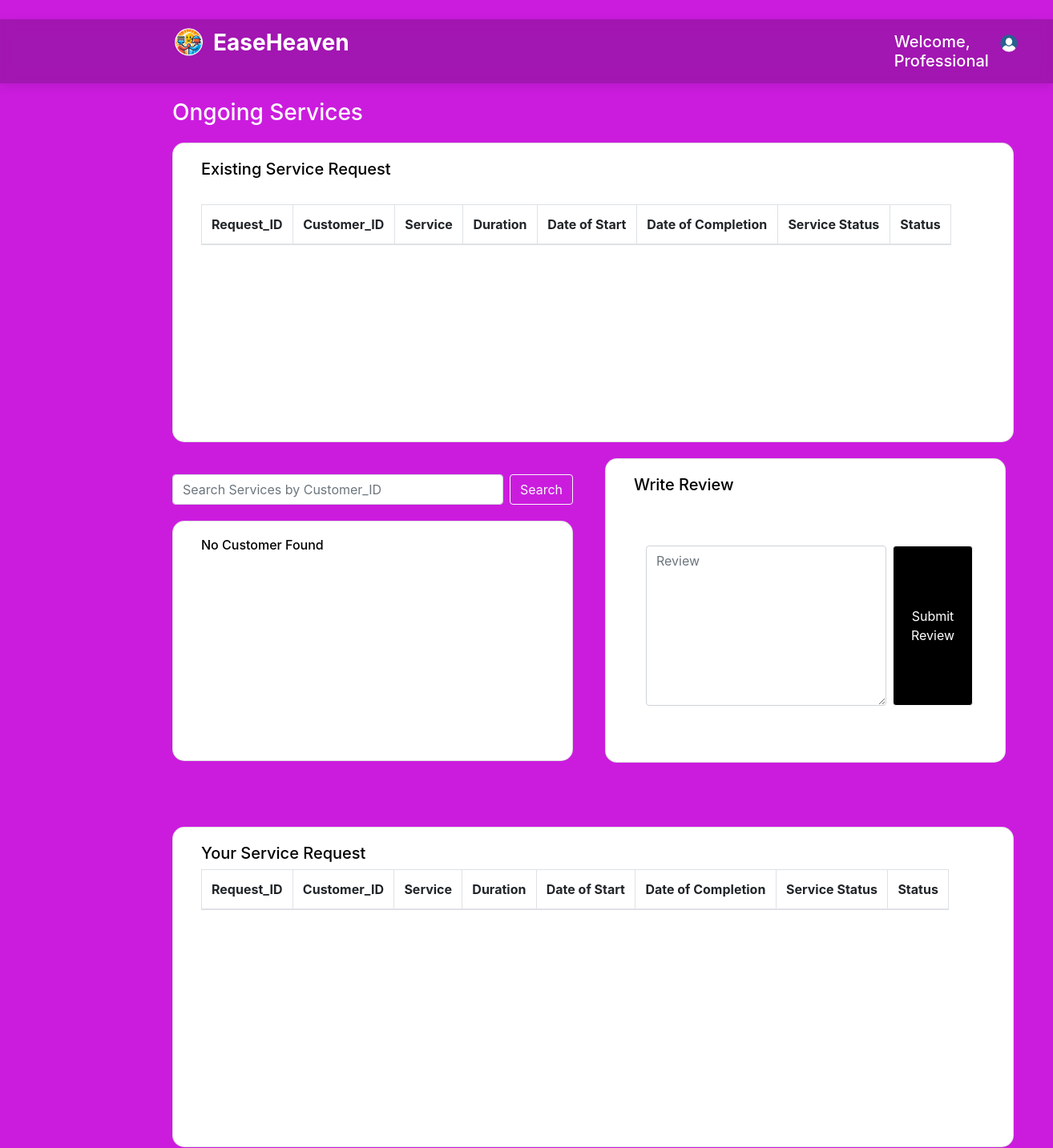
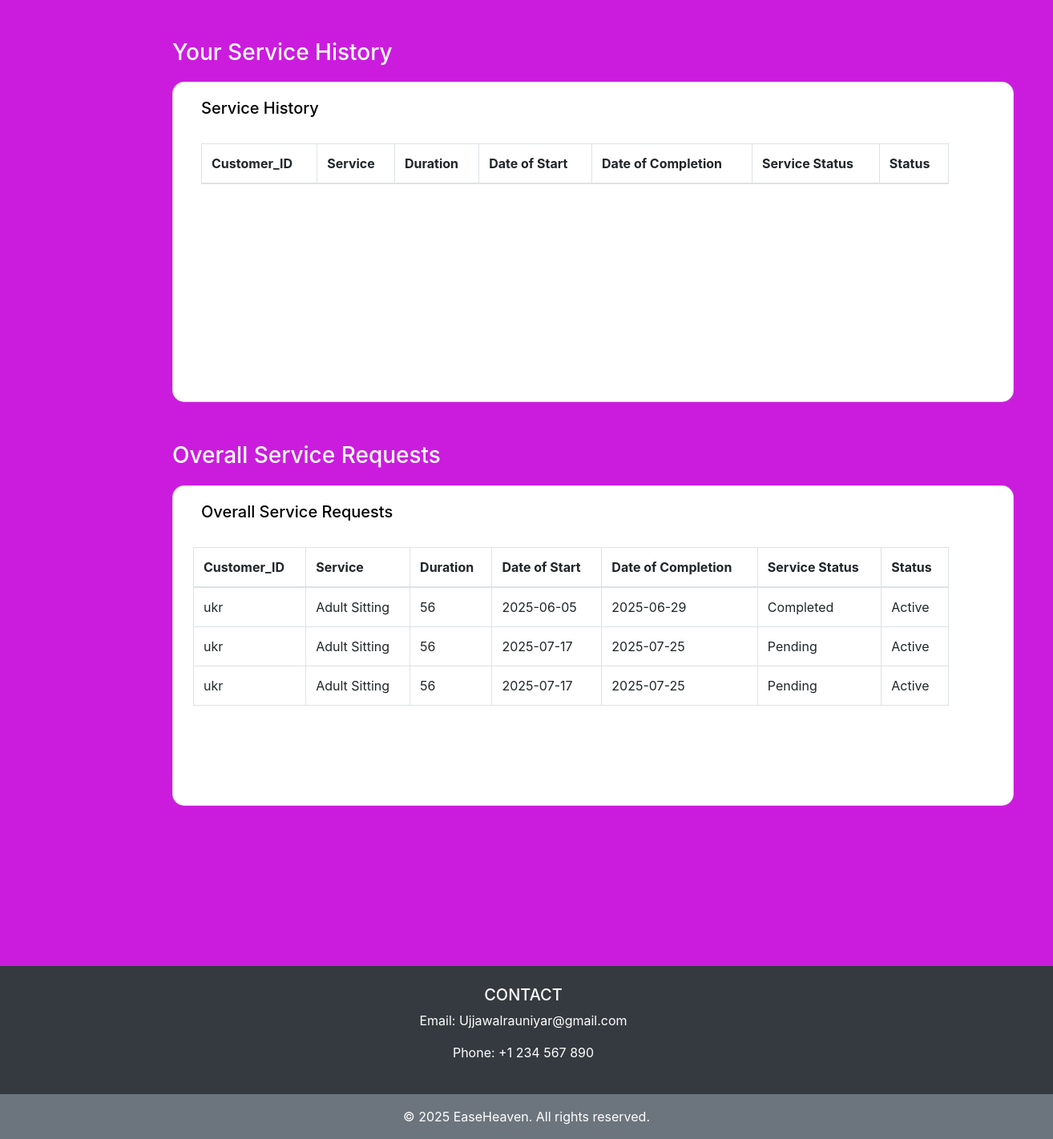
Screenshot of /Professionals_Dash (signed in) with the database file from the repository (2 pictures, top to bottom).
### tables this page shows
CREATE TABLE service_request (
	sr_id INTEGER NOT NULL, 
	username VARCHAR(50) NOT NULL, 
	service VARCHAR(100) NOT NULL, 
	duration VARCHAR(50) NOT NULL, 
	date_e DATE NOT NULL, 
	date_o DATE NOT NULL, 
	ser_st VARCHAR(50) NOT NULL, 
	status VARCHAR(50) NOT NULL, 
	prf_id INTEGER NOT NULL, 
	PRIMARY KEY (sr_id)
);

### backend/main.py (the view, shortened to what this page needs)
@app.route('/Professionals_Dash',methods=['GET', 'POST'])
def Pr_dash():
    if 'partner_id' not in session:
        return redirect(url_for('login_p'))
    ID = session['partner_id']
    db = get_db()
    cursor=db.cursor()
    cursor.execute('SELECT sr_id , username , service , duration ,date_o, date_e, ser_st,status FROM service_request WHERE prf_id=? and status=?', (ID, 'Active' ))
    table1 = cursor.fetchall()
    cursor.execute('SELECT service FROM active_professional WHERE username = ?', (ID,))
    service_row = cursor.fetchone()
    if service_row:
        service_name = service_row[0]
        cursor.execute(
        'SELECT sr_id, username, service, duration, date_o, date_e, ser_st, status '
        'FROM service_request WHERE service = ? AND status IN (?, ?)',
        (service_name, 'Active', 'Pending')
        )
        table2 = cursor.fetchall()
    else:
        table2 = []
    cursor.execute(
        'SELECT username, service, duration, date_o, date_e, ser_st, status FROM service_request WHERE prf_id = ? AND ser_st IN (?)'
        ,
        (ID, 'Completed')
        )
    table3 = cursor.fetchall()
    cursor.execute(
        'SELECT username, service, duration, date_o, date_e, ser_st, status FROM service_request WHERE status IN (?, ?)'
        ,
        ('Active', 'Pending')
        )
    table4 = cursor.fetchall()
    if  'Pr_review' in request.form:
        rv=request.form['review']
        cursor.execute('''INSERT INTO review (username, review) VALUES (?, ?)''', (ID, rv))
        db.commit()
        flash('Review Submitted!', 'success')
    result = None  # to hold the searched service result
    return render_template('Pr_Dash.html',table1=table1,result=result,table2=table2,table3=table3,table4=table4)

### backend/main.py (called while the page is built)
def get_db():
    db = getattr(g, '_database',None)
    if db is None:
        db = g._database = sqlite3.connect(Database)
    return db

@app.after_request
def add_header(response):
    response.headers["Cache-Control"] = "no-store, no-cache, must-revalidate, post-check=0, pre-check=0, max-age=0"
    response.headers["Pragma"] = "no-cache"
    response.headers["Expires"] = "0"
    return response

### templates/Pr_Dash.html (shortened to what this page needs)
{% extends "base.html" %}
{% block navbar %}
     <div class="container-fluid">
    <div class="ml-auto" style="display: flex; align-items: flex-start; gap: 10px; ">
        <H5 style="color: white; margin-left: 500px; margin-top: 8px;" >Welcome, Professional</H5>
  <div style="position: relative;">
    <img src="{{ url_for('static', filename='91.png') }}" alt="Profile" id="profile-icon" width="30" height="24" class="d-inline-block align-text-top" style="margin-top: 8px; cursor: pointer;">
  </div>
</div>
</div>
{% endblock %}
{% block content %}
    <div style="margin-left: 200px;">
        <h3 style=" color: white;">Ongoing Services</h3>
        <form action="/Professionals_Dash" method="post">
        <div class="card" style="height: auto; width: 1050px; border-radius: 15px; background-color: white; margin-top: 20px;">
      <div class="mb-3" style="width: 95%; margin-left: 25px; margin-top: 20px;">
        <h5 style="color: black; margin-left: 10px;">Existing Service Request</h5>
        <br>
        <div style="overflow-y: auto; height: 280px; margin-left: 10px;">
        <table class="table table-bordered" style="width: 95%;">
      <thead>
        <tr>
          <th>Request_ID</th>
          <th>Customer_ID</th>
          <th>Service</th>
          <th>Duration</th>
          <th>Date of Start</th>
          <th>Date of Completion</th>
          <th>Service Status</th>
          <th>Status</th>
        </tr>
      </thead>
    </table>
    </div>
      </div>
    </div>
</form>
    </div>
    <div style="display: flex; gap: 40px;">
    <div style="margin-left: 200px; ">
        <form class="d-flex" role="search" style="margin-top: 40px; width: 500px;" action="/Professionals_Dash" method="post">
          <input class="form-control mr-2" type="search" name="customer_id" placeholder="Search Services by Customer_ID" aria-label="Search Services by Professional_ID">
          <button class="btn btn-outline-light" type="submit">Search</button>
        </form>
        <div class="card" style="height: 300px; width: 500px; border-radius: 15px; background-color: white; margin-top: 20px;">
          <div class="mb-3" style="width: 350px; margin-left: 25px; margin-top: 20px;">
            {% if result %}
             <h4 style="color: black; margin-left: 10px;">Customer Details</h4>
            <h6 style="color: black; margin-left: 10px;">Name :-{{ result[0] }} </h6>
            <h6 style="color: black; margin-left: 10px;">Gender :-{{ result[1] }}</h6>
            <h6 style="color: black; margin-left: 10px;">Phone :-{{ result[2] }}</h6>
            <h6 style="color: black; margin-left: 10px;">Pincode :-{{ result[3] }}</h6>
            <h6 style="color: black; margin-left: 10px;">Address :-{{ result[4] }}</h6>
            <h6 style="color: black; margin-left: 10px;">Email :-{{ result[5] }}</h6>
            <h6 style="color: black; margin-left: 10px;">Status :-{{ result[6] }}</h6>
            {% else %}
            <h6 style="color: black; margin-left: 10px;">No Customer Found</h6>
            {% endif %}
          </div>
        </div>
      </div>
      <div class="card" style="height: 380px; width: 500px; border-radius: 15px; background-color: white; margin-top: 20px;">
          <div class="mb-3" style="width: 250px; margin-left: 25px; margin-top: 20px;">
          <h5 style="color: black; margin-left: 10px;">Write Review</h5>
      </div>
      <form class="d-flex" style="margin-top: 40px; width: 500px;" action="/Professionals_Dash" method="post">
        <textarea class="form-control mr-2" style="margin-left: 50px; height: 200px; width: 300px;" name="review" placeholder="Review" aria-label="Write your review here"></textarea>
        <button class="btn btn-outline-light" type="submit" name="Pr_review" style="width: 100px; color: white; background-color: black;">Submit Review</button>
      </form>
      </div>
      </div>
      <div>
        <form action="/Professionals_Dash" method="post" >
        <div class="card" style="height: 400px; width: 1050px; margin-left: 200px; margin-top: 80px; border-radius: 15px; background-color: white;">
      <div class="mb-3" style="width: 90%; margin-left: 25px; margin-top: 20px;">
        <h5 style="color: black; margin-left: 10px;">Your Service Request</h5>
        <div style="overflow-y: auto; height: 280px; margin-left: 10px;">
        <table class="table table-bordered" style="width: 100%;" >
      <thead>
        <tr>
          <th>Request_ID</th>
          <th>Customer_ID</th>
          <th>Service</th>
          <th>Duration</th>
          <th>Date of Start</th>
          <th>Date of Completion</th>
          <th>Service Status</th>
          <th>Status</th>
        </tr>
      </thead>
</table>
        </div>
        </div>
      </div>
    </form>
      </div>
     <div style="margin-left: 200px; margin-top: 50px;">
      <form action="/Professionals_Dash" method="post" >
        <h3 style=" color: white;">Your Service History</h3>
        <div class="card" style="height: 400px; width: 1050px; border-radius: 15px; background-color: white; margin-top: 20px;">
      <div class="mb-3" style="width: 90%; margin-left: 25px; margin-top: 20px;">
        <h5 style="color: black; margin-left: 10px;">Service History</h5>
        <br>
      <div style="overflow-y: auto; height: 280px; margin-left: 10px;">
      <table class="table table-bordered" style="width: 100%;" >
      <thead>
        <tr>
          <th>Customer_ID</th>
          <th>Service</th>
          <th>Duration</th>
          <th>Date of Start</th>
          <th>Date of Completion</th>
          <th>Service Status</th>
          <th>Status</th>
        </tr>
      </thead>
</table>
</div>
        </div>
      </div>
    </form>
    </div>
    <div style="margin-left: 200px; margin-top: 50px;">
        <h3 style=" color: white;">Overall Service Requests</h3>
        <form action="/Professionals_Dash" method="post" >
        <div class="card" style="height: 400px; width: 1050px; border-radius: 15px; background-color: white; margin-top: 20px;">
      <div class="mb-3" style="width: 90%; margin-left: 25px; margin-top: 20px;">
        <h5 style="color: black; margin-left: 10px;">Overall Service Requests</h5>
        <br>
        <table class="table table-bordered" style="width: 100%;" >
      <thead>
        <tr>
          <th>Customer_ID</th>
          <th>Service</th>
          <th>Duration</th>
          <th>Date of Start</th>
          <th>Date of Completion</th>
          <th>Service Status</th>
          <th>Status</th>
        </tr>
      </thead>
      <tbody>
        {% for user1 in table4 %}
<tr>
  <td>{{ user1[0] }}</td>
  <td>{{ user1[1] }}</td>
  <td>{{ user1[2] }}</td>
  <td>{{ user1[3] }}</td>
  <td>{{ user1[4] }}</td>
  <td>{{ user1[5] }}</td>
  <td>{{ user1[6] }}</td>
    </div>
{% endfor %}
  {% endblock %}

### rows the page displays
service_request: username "ukr", service "Adult Sitting", duration "56", date_o "2025-06-05", date_e "2025-06-29", ser_st "Completed", status "Active"
service_request: username "ukr", service "Adult Sitting", duration "56", date_o "2025-07-17", date_e "2025-07-25", ser_st "Pending", status "Active"
service_request: username "ukr", service "Adult Sitting", duration "56", date_o "2025-07-17", date_e "2025-07-25", ser_st "Pending", status "Active"
